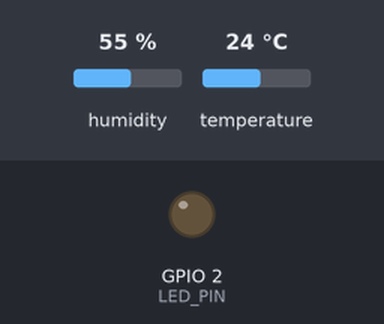
A sketch run on a simulated ESP32. Parts: output pins drawn as LEDs (lit = HIGH). The inputs (shaded band) are chosen by the test bench; at power-on: humidity 55 %, temperature 24 °C. WiFi joins after 1.5 s; servers stay silent unless stated; uploads are accepted with an empty reply; what the sketch prints to the serial monitor is not drawn.

Above: at 16.5 s.
At 31.61 s:
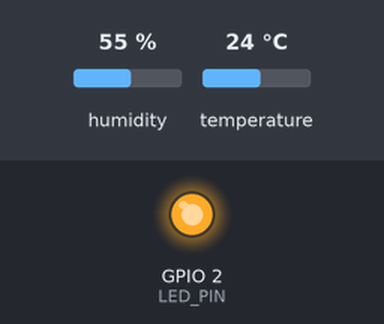
Timing chart, 0 to 40.8 s (numbered marks = the images above):
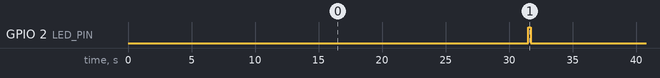

Measured:
- by itself, GPIO 2 (LED_PIN): alternates HIGH for 0.20 s and LOW for 30.0 s

The sketch:

nodemcu-2xdht22-mysql_ESP32.ino
```cpp
#include <WiFi.h>
#include <HTTPClient.h>
#include <WiFiClientSecure.h>
#include <DHT.h>

#define DHT_PIN 5    // Replace with the GPIO pin number connected to DHT sensor data pin
#define DHT_TYPE DHT22

const char* ssid = "YOUR SSID HERE";
const char* password = "YOUR PASSWORD HERE";

const char* SERVER_NAME = "YOUR SERVER LINK HERE/ FULL PATH ";
const String PROJECT_API_KEY = "YOUR API KEY / SHOULD BE THE SAME IN config.php ";

DHT dht(DHT_PIN, DHT_TYPE);

unsigned long lastMillis = 0;
long interval = 30000;  // Send an HTTP POST request every 30 seconds
int maxRetryCount = 3;
int retryDelay = 1000;
const int LED_PIN = 2;

void setup() {
  Serial.begin(115200);
  Serial.println("ESP32 serial initialized");

  dht.begin();
  Serial.println("DHT sensor initialized");

  WiFi.begin(ssid, password);
  Serial.print("Connecting to WiFi");
  while (WiFi.status() != WL_CONNECTED) {
    delay(500);
    Serial.print(".");
  }
  Serial.println("");
  Serial.print("Connected to WiFi network with IP Address: ");
  Serial.println(WiFi.localIP());

  pinMode(LED_PIN, OUTPUT);
}

void loop() {
  if (WiFi.status() == WL_CONNECTED) {
    if (millis() - lastMillis > interval) {
      uploadSensorData();
      lastMillis = millis();
    }
  } else {
    Serial.println("WiFi Disconnected");
  }

  delay(2000);
}

void uploadSensorData() {
  float temperature = dht.readTemperature();
  float humidity = dht.readHumidity();

  if (isnan(temperature) || isnan(humidity)) {
    Serial.println("Failed to read from DHT sensor!");
    return;
  }

  String temperatureData = "api_key=" + PROJECT_API_KEY;
  temperatureData += "&temperature=" + String(temperature, 2);
  temperatureData += "&humidity=" + String(humidity, 2);

// for Debugging , you could uncomment the following two lines and monitor the output on the serial monitor.
//  Serial.println("--------------------------");
//  Serial.println("Temperature Data: " + temperatureData);

  WiFiClientSecure client;
  HTTPClient http;
  http.setFollowRedirects(HTTPC_FORCE_FOLLOW_REDIRECTS);

  client.setInsecure(); // Disable SSL certificate verification

  http.begin(client, SERVER_NAME);
  http.addHeader("Content-Type", "application/x-www-form-urlencoded");

  int httpResponseCode = -1;
  int retryCount = 0;

  digitalWrite(LED_PIN, HIGH);

  while (httpResponseCode != HTTP_CODE_OK && retryCount < maxRetryCount) {
    httpResponseCode = http.POST(temperatureData);

    if (httpResponseCode != HTTP_CODE_OK) {
      Serial.print("HTTP Response code: ");
      Serial.println(httpResponseCode);
      Serial.println("Connection lost. Retrying...");
      delay(retryDelay);
    }

    retryCount++;
  }

  digitalWrite(LED_PIN, LOW);

  if (httpResponseCode == HTTP_CODE_OK) {
    Serial.println("Temperature data uploaded successfully!");
  } else {
    Serial.println("Failed to upload temperature data. Max retry count exceeded.");
  }

  http.end();
}
```
